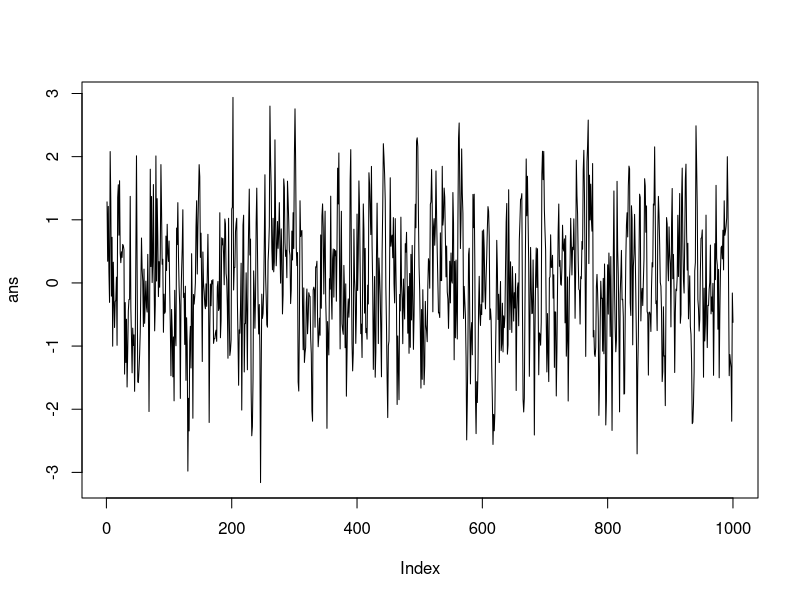

This figure's R source:


HMC = function (U, grad_U, epsilon, L, current_q)
{
  q = current_q
  p = rnorm(length(q),0,1)  # independent standard normal variates
  current_p = p

  # Make a half step for momentum at the beginning

  p = p - epsilon * grad_U(q) / 2

  # Alternate full steps for position and momentum

  for (i in 1:L)
  {
    # Make a full step for the position

    q = q + epsilon * p

    # Make a full step for the momentum, except at end of trajectory

    if (i!=L) p = p - epsilon * grad_U(q)
  }

  # Make a half step for momentum at the end.

  p = p - epsilon * grad_U(q) / 2

  # Negate momentum at end of trajectory to make the proposal symmetric

  p = -p

  # Evaluate potential and kinetic energies at start and end of trajectory

  current_U = U(current_q)
  current_K = sum(current_p^2) / 2
  proposed_U = U(q)
  proposed_K = sum(p^2) / 2

  # Accept or reject the state at end of trajectory, returning either
  # the position at the end of the trajectory or the initial position

  if (runif(1) < exp(current_U-proposed_U+current_K-proposed_K))
  {
    return (q)  # accept
  }
  else
  {
    return (current_q)  # reject
  }
p}

## U(q) = q^2 / 2; grad_U(q) = q
hmc <- function(q.curr, L = 20, epsilon = 0.05) {
    q.prop <- q.curr
    p.curr <- rnorm(1)
    ## Make a half step for momentum at the beginning
    p.prop <- p.curr - epsilon * q.curr / 2
    ## Alternate full steps for position and momentum
    for (i in seq_len(L)) {
        ## Make a full step for the position
        q.prop <- q.prop + epsilon * p.prop
        ## Make a full step for the momentum, except at end of trajectory
        if (i < L)
            p.prop <- p.prop - epsilon * q.prop
    }
    ## Make a half step for momentum at the end
    p.prop <- p.prop - epsilon * q.prop / 2
    ## Negate momentum at end of trajectory to make the proposal symmetric
    p.prop <- -p.prop
    ## Evaluate potential and kinetic energies at start and end of trajectory
    U.curr = q.curr^2 / 2
    K.curr = p.curr^2 / 2
    U.prop <- q.prop^2 / 2
    K.prop = p.prop^2 / 2
    ## Accept or reject the state at end of trajectory, returning either
    ## the position at the end of the trajectory or the initial position
    diff <- U.curr - U.prop + K.curr - K.prop
    accept <- (diff > 0) || (runif(1) < exp(diff))
    if (accept)
        q.prop
    else
        q.curr
}
    
    
ans <- numeric(1000)
q <- rnorm(1)
for (i in seq_along(ans)) {
    q <- hmc(q)
    ans[i] <- q
}
plot(ans, type = "l")

    
